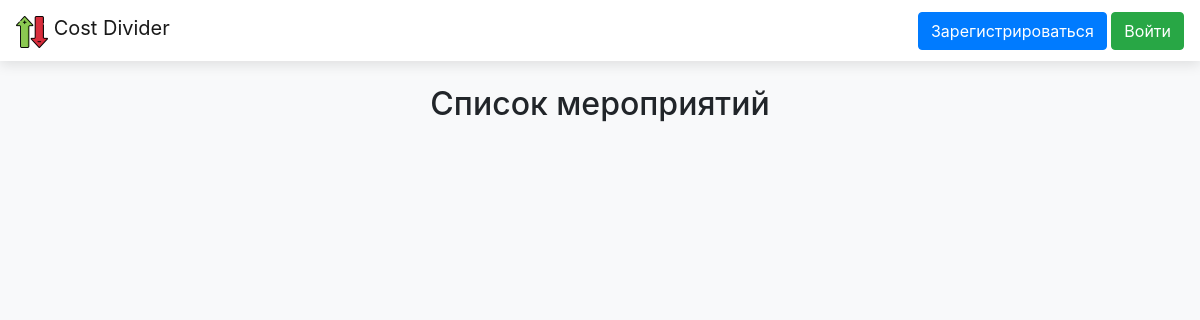
Before: / with the older database file.
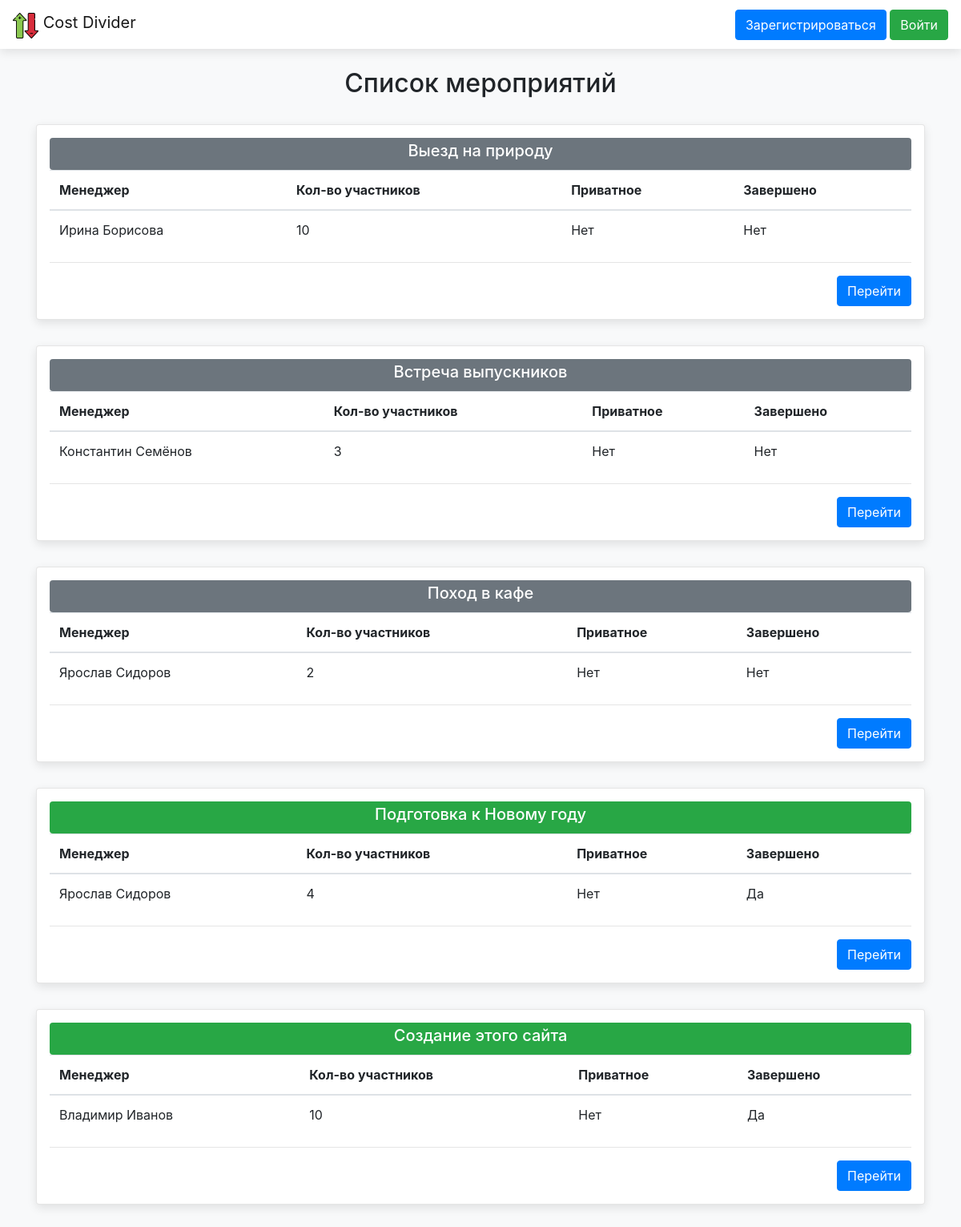
After: the same page with the newer database file.
### data/events.py (models this page shows, shortened)
class Event(SqlAlchemyBase, SerializerMixin):
    __tablename__ = "events"
    id = sqlalchemy.Column(sqlalchemy.Integer, primary_key=True, autoincrement=True)
    title = sqlalchemy.Column(sqlalchemy.String)
    manager_id = sqlalchemy.Column(sqlalchemy.Integer, sqlalchemy.ForeignKey("users.id"))
    is_private = sqlalchemy.Column(sqlalchemy.Boolean)
    is_done = sqlalchemy.Column(sqlalchemy.Boolean)
    members = orm.relationship("User", secondary="members", back_populates="events")
    money_list = orm.relationship("Money", back_populates="event")
    sums_dict = {}
    sums_total_dict = {}
    pays_list = []

### main.py (the view)
@app.route("/")
def root():
    params = {
        'app_name': APP_NAME,
        'title': 'Список мероприятий'
    }
    event_list = []
    session = db_session.create_session()
    if current_user.is_authenticated:
        events = session.query(Event).join(Member) \
            .filter((Event.is_private == False) | (Member.user_id == current_user.id)).all()
    else:
        events = session.query(Event).filter(Event.is_private == False).all()
    events.sort(key=lambda e: (e.is_done, -e.id))
    for event in events:
        manager = session.query(User).get(event.manager_id)
        event_list.append({'id': event.id,
                           'members_count': len(event.members),
                           'manager_id': event.manager_id,
                           'manager': f"{manager.get_full_name()}" if manager else '?',
                           'title': event.title,
                           'is_private': event.is_private,
                           'is_done': event.is_done,
                           'is_member': current_user.is_authenticated and current_user in event.members})
    params['event_list'] = event_list
    return render_template('event_list.html', **params)

### data/db_session.py (called while the page is built)
def create_session() -> Session:
    global __factory
    return __factory()

### data/users.py (called while the page is built)
    def get_full_name(self):
        return f"{self.name} {self.surname}"

### templates/event_list.html (shortened to what this page needs)
{% extends "base.html" %}
{% block content %}
<div>
    {% for event in event_list %}
    <div class="general-block rounded">
        <div class="p-1 text-center text-white rounded
                    {% if event.is_done %}
                      bg-success
                    {% else %}
                      bg-secondary
                    {% endif %}
                    {% if event['is_member'] %}font-italic{% endif %}">
            {% if event.is_private %}
            <h5>&#128274; {{ event['title'] }} &#128274;</h5>
            {% else %}
            <h5>{{ event['title'] }}</h5>
            {% endif %}
        </div>
        <table class="table">
            <thead>
            <tr>
                <th scope="col">Менеджер</th>
                <th scope="col">Кол-во участников</th>
                <th scope="col">Приватное</th>
                <th scope="col">Завершено</th>
            </tr>
            </thead>
            <tbody>
            <tr>
                <td>{{ event['manager'] }}</td>
                <td>{{ event['members_count'] }}</td>
                <td>{% if event.is_private %}Да{% else %}Нет{% endif %}</td>
                <td>{% if event.is_done %}Да{% else %}Нет{% endif %}</td>
            </tr>
            </tbody>
        </table>
        <hr>
        <div class="d-flex justify-content-between">
            <div>
                <a class="btn btn-primary" href="/events/{{ event['id'] }}">Перейти</a>
            </div>
        </div>
    </div>
    {% endfor %}
</div>
{% endblock %}

### templates/base.html (shortened to what this page needs)
<!DOCTYPE html>
<html lang="ru">
<head>
    <link rel="stylesheet"
          href="https://stackpath.bootstrapcdn.com/bootstrap/4.4.1/css/bootstrap.min.css"
>
    <link rel="stylesheet" href="{{ url_for('static', filename='css/style.css') }}">
</head>
<body class="bg-light">
<header>
    <nav class="navbar navbar-light bg-white">
        <a class="navbar-brand" href="/">
            <img class="d-inline-block align-text-top brand-logo"
                 src="{{ url_for('static', filename='img/logo.png') }}" alt="logo">
            {{ app_name }}
        </a>
        <div>
            {% if current_user.is_authenticated %}
                <a class="btn btn-danger" href="/users/logout">Выйти</a>
            {% else %}
                <a class="btn btn-primary" href="/users/register">Зарегистрироваться</a>
                <a class="btn btn-success" href="/users/login">Войти</a>
            {% endif %}
        </div>
    </nav>
</header>
<br>
<main role="main" class="container">
    {% if title %}
        <h2 class="title">{{ title }}</h2>
    {% endif %}
    {% block content %}{% endblock %}
</main>
</body>
</html>

### static/css/style.css (style rules this page uses)
header { box-shadow: 0 4px 12px rgba(0, 0, 0, 0.1); }
main .title { text-align: center; margin-bottom: 32px; }
.general-block { padding: 16px; background-color: white; border: 1px solid rgba(0, 0, 0, 0.1); box-shadow: 0 4px 12px rgba(0, 0, 0, 0.1); margin: 32px 0; }

Changed rows visible on the page:
added Event: title "Выезд на природу", manager "Ирина Борисова", members_count "10", shows "Нет"
added Event: title "Встреча выпускников", manager "Константин Семёнов", members_count "3", shows "Нет"
added Event: title "Поход в кафе", manager "Ярослав Сидоров", members_count "2", shows "Нет"
added Event: title "Подготовка к Новому году", manager "Ярослав Сидоров", members_count "4", shows "Да"
added Event: title "Создание этого сайта", manager "Владимир Иванов", members_count "10", shows "Да"
